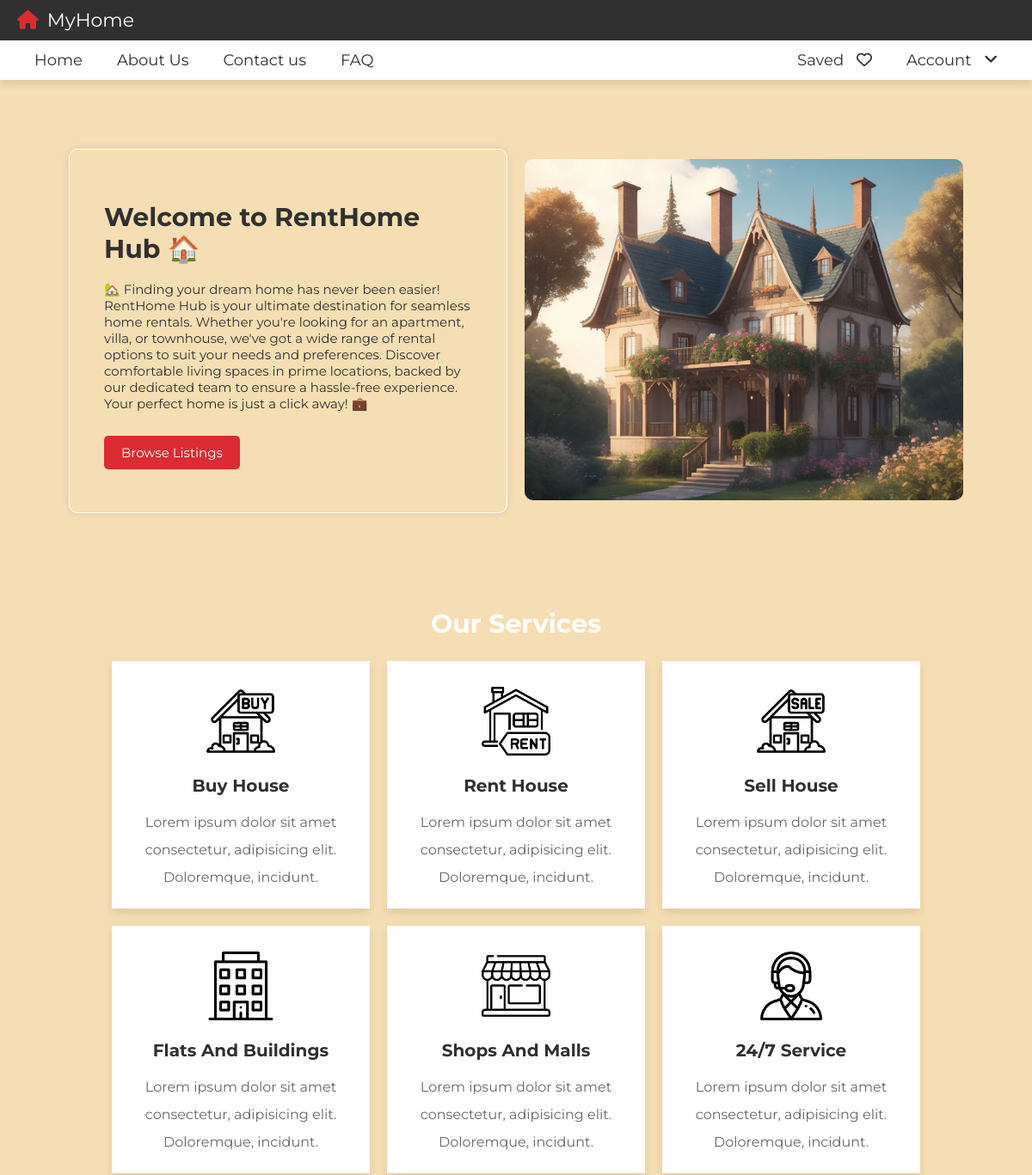
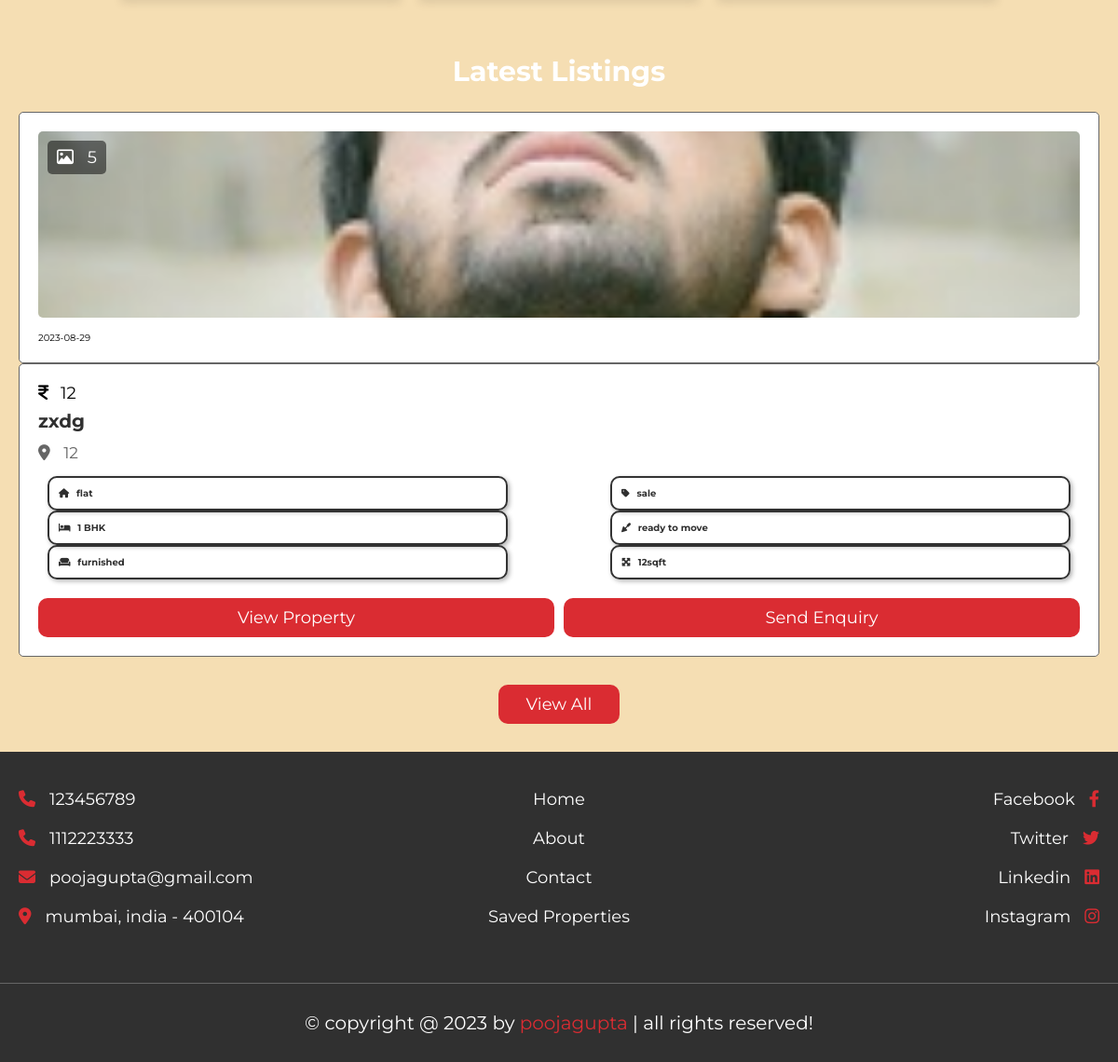
The app's page /home.php with its own data (2 pictures, top to bottom).
### tables this page shows
CREATE TABLE `property` (
  `id` int(20) NOT NULL,
  `user_id` varchar(20) NOT NULL,
  `property_name` varchar(50) NOT NULL,
  `address` varchar(100) NOT NULL,
  `price` varchar(10) NOT NULL,
  `type` varchar(10) NOT NULL,
  `offer` varchar(10) NOT NULL,
  `status` varchar(50) NOT NULL,
  `furnished` varchar(50) NOT NULL,
  `bhk` varchar(10) NOT NULL,
  `deposite` varchar(10) NOT NULL,
  `bedroom` varchar(10) NOT NULL,
  `bathroom` varchar(10) NOT NULL,
  `balcony` varchar(10) NOT NULL,
  `carpet` varchar(10) NOT NULL,
  `age` varchar(2) NOT NULL,
  `total_floors` varchar(2) NOT NULL,
  `room_floor` varchar(2) NOT NULL,
  `loan` varchar(50) NOT NULL,
  `lift` varchar(3) NOT NULL,
  `security_guard` varchar(3) NOT NULL DEFAULT 'no',
  `play_ground` varchar(3) DEFAULT 'no',
  `garden` varchar(3) NOT NULL DEFAULT 'no',
  `water_supply` varchar(3) NOT NULL DEFAULT 'no',
  `power_backup` varchar(3) NOT NULL DEFAULT 'no',
  `parking_area` varchar(3) NOT NULL DEFAULT 'no',
  `gym` varchar(3) NOT NULL DEFAULT 'no',
  `shopping_mall` varchar(3) DEFAULT 'no',
  `hospital` varchar(3) NOT NULL DEFAULT 'no',
  `school` varchar(3) NOT NULL DEFAULT 'no',
  `market_area` varchar(3) NOT NULL DEFAULT 'no',
  `image_01` varchar(50) NOT NULL,
  `image_02` varchar(50) NOT NULL,
  `image_03` varchar(50) NOT NULL,
  `image_04` varchar(50) NOT NULL,
  `image_05` varchar(50) NOT NULL,
  `description` varchar(1000) NOT NULL,
  `date` date NOT NULL DEFAULT current_timestamp()
);

### home.php (the view, shortened to what this page needs)
<?php
include 'components/connect.php';
?>
<!DOCTYPE html>
<html lang="en">
<head>
   <link rel="stylesheet" href="https://cdnjs.cloudflare.com/ajax/libs/font-awesome/6.2.0/css/all.min.css">
   <link rel="stylesheet" href="css/style.css">
</head>
<body>
   <?php include 'components/user_header.php'; ?>
   <div class="home">
   <div class="grid-container">
    <div class="intro-section">
        <div class="intro-text">
            <h1>Welcome to RentHome Hub 🏠</h1>
            <br>
            <p>🏡 Finding your dream home has never been easier! RentHome Hub is your ultimate destination for seamless
                home rentals. Whether you're looking for an apartment, villa, or townhouse, we've got a wide range of
                rental options to suit your needs and preferences. Discover comfortable living spaces in prime
                locations, backed by our dedicated team to ensure a hassle-free experience. Your perfect home is just a
                click away! 💼</p>
            <br><br>
            <a href="home.php#listings" class="cta-button" style="text-decoration:none; color: white;">Browse Listings</a>
        </div>
    </div>
    <div class="image">
        <img src="images/introbg.jpg" alt="Home Rental">
    </div>
</div>
   </div>
   <section class="services">
      <h1 class="heading">our services</h1>
      <div class="box-container">
         <div class="box">
            <img src="images/icon-1.png" alt="">
            <h3>buy house</h3>
            <p>Lorem ipsum dolor sit amet consectetur, adipisicing elit. Doloremque, incidunt.</p>
         </div>
         <div class="box">
            <img src="images/icon-2.png" alt="">
            <h3>rent house</h3>
            <p>Lorem ipsum dolor sit amet consectetur, adipisicing elit. Doloremque, incidunt.</p>
         </div>
         <div class="box">
            <img src="images/icon-3.png" alt="">
            <h3>sell house</h3>
            <p>Lorem ipsum dolor sit amet consectetur, adipisicing elit. Doloremque, incidunt.</p>
         </div>
         <div class="box">
            <img src="images/icon-4.png" alt="">
            <h3>flats and buildings</h3>
            <p>Lorem ipsum dolor sit amet consectetur, adipisicing elit. Doloremque, incidunt.</p>
         </div>
         <div class="box">
            <img src="images/icon-5.png" alt="">
            <h3>shops and malls</h3>
            <p>Lorem ipsum dolor sit amet consectetur, adipisicing elit. Doloremque, incidunt.</p>
         </div>
         <div class="box">
            <img src="images/icon-6.png" alt="">
            <h3>24/7 service</h3>
            <p>Lorem ipsum dolor sit amet consectetur, adipisicing elit. Doloremque, incidunt.</p>
         </div>
      </div>
   </section>
   <section id="listings" class="listings">
      <h1 class="heading">latest listings</h1>
      <div class="box-container">
         <?php
         $select_properties = $conn->prepare("SELECT * FROM `property` ORDER BY date DESC LIMIT 6");
         $select_properties->execute();
         if ($select_properties->rowCount() > 0) {
            while ($fetch_property = $select_properties->fetch(PDO::FETCH_ASSOC)) {
               if (!empty($fetch_property['image_02'])) {
                  $image_coutn_02 = 1;
               } else {
                  $image_coutn_02 = 0;
               }
               if (!empty($fetch_property['image_03'])) {
                  $image_coutn_03 = 1;
               } else {
                  $image_coutn_03 = 0;
               }
               if (!empty($fetch_property['image_04'])) {
                  $image_coutn_04 = 1;
               } else {
                  $image_coutn_04 = 0;
               }
               if (!empty($fetch_property['image_05'])) {
                  $image_coutn_05 = 1;
               } else {
                  $image_coutn_05 = 0;
               }
               $total_images = (1 + $image_coutn_02 + $image_coutn_03 + $image_coutn_04 + $image_coutn_05);
               ?>
               <form action="" method="POST">
                  <div class="box">
                     <div class="thumb">
                        <p class="total-images"><i class="far fa-image"></i><span>
                              <?= $total_images; ?>
                           </span></p>
                        <img src="uploaded_files/<?= $fetch_property['image_01']; ?>" alt="">
                     </div>
                     <div class="admin">
                        <span>
                           <?= $fetch_property['date']; ?>
                        </span>
                     </div>
                  </div>
                  <div class="box">
                     <div class="price"><i class="fas fa-indian-rupee-sign"></i><span>
                           <?= $fetch_property['price']; ?>
                        </span></div>
                     <h3 class="name">
                        <?= $fetch_property['property_name']; ?>
                     </h3>
                     <p class="location"><i class="fas fa-map-marker-alt"></i><span>
                           <?= $fetch_property['address']; ?>
                        </span></p>
                     <div class="flex">
                        <p><i class="fas fa-house"></i><span>
                              <?= $fetch_property['type']; ?>
                           </span></p>
                        <p><i class="fas fa-tag"></i><span>
                              <?= $fetch_property['offer']; ?>
                           </span></p>
                        <p><i class="fas fa-bed"></i><span>
                              <?= $fetch_property['bhk']; ?> BHK
                           </span></p>
                        <p><i class="fas fa-trowel"></i><span>
                              <?= $fetch_property['status']; ?>
                           </span></p>
                        <p><i class="fas fa-couch"></i><span>
                              <?= $fetch_property['furnished']; ?>
                           </span></p>
                        <p><i class="fas fa-maximize"></i><span>
                              <?= $fetch_property['carpet']; ?>sqft
                           </span></p>
                     </div>
                     <div class="flex-btn">
                        <a href="view_property.php?get_id=<?= $fetch_property['id']; ?>" class="btn">view property</a>
                        <input type="submit" value="send enquiry" name="send" class="btn">
                     </div>
                  </div>
               </form>
               <?php
            }
         }
         ?>
      </div>
      <div style="margin-top: 2rem; text-align:center;">
         <a href="listings.php" class="inline-btn">view all</a>
      </div>
   </section>
   <?php include 'components/footer.php'; ?>
</body>
</html>

### css/style.css (style rules this page uses)
:root { --main-color: #da2c32; --light-color: #666; --light-bg: #eee; --white: #fff; --black: #303030; --border: 0.1rem solid var(--light-color); --box-shodow: 0 0.5rem 1rem rgba(0, 0, 0, 0.1); }
* { font-family: "Montserrat", sans-serif; margin: 0; padding: 0; box-sizing: border-box; outline: none; border: none; text-decoration: none; }
html { font-size: 62.5%; overflow-x: hidden; scroll-behavior: smooth; scroll-padding-top: 10rem; }
body { background-color: wheat; }
h1,p { color: #303030; }
section { padding: 3rem 2rem; max-width: 1200px; margin: 0 auto; }
.heading { text-align: center; padding-bottom: 2.5rem; font-size: 3rem; color: white; text-transform: capitalize; }
.btn, .inline-btn { margin-top: 1rem; padding: 1rem 3rem; background-color: var(--main-color); color: var(--white); cursor: pointer; text-align: center; font-size: 1.8rem; text-transform: capitalize; }
.btn { display: block; width: 100%; border-radius: 10px; }
.inline-btn { display: inline-block; border-radius: 10px; }
.flex-btn { display: flex; gap: 1rem; justify-content: space-between; align-items: flex-end; }
.home { background-size: cover; background-position: center; }
.services .box-container { display: grid; grid-template-columns: repeat(auto-fit, 30rem); gap: 2rem; justify-content: center; align-items: flex-start; }
.services .box-container .box { background-color: var(--white); box-shadow: var(--box-shodow); padding: 2rem; text-align: center; }
.services .box-container .box img { margin: 1rem 0; height: 8rem; }
.services .box-container .box h3 { font-size: 2rem; padding: 1rem 0; color: var(--black); text-transform: capitalize; }
.services .box-container .box p { line-height: 2; font-size: 1.6rem; color: var(--light-color); padding-top: 0.5rem; }

### home.php (style rules this page uses)
:root { --primary: var(--main-color); --secondary: var(--light-color); }
.grid-container { display: grid; grid-template-columns: .5fr .5fr; gap: 20px; align-items: center; padding: 40px; margin: 40px; }
.intro-section { padding-left: 40px; padding-right: 40px; border-radius: 10px; box-shadow: 0 0 10px rgba(0, 0, 0, 0.1); border: 1px solid white; padding-top: 60px; padding-bottom: 60px; }
.intro-text { color: white; opacity: 0; font-size: 15px; transform: translateX(-20px); animation: slide-fade 1s forwards; }
.cta-button { background-color: var(--primary); color: var(--secondary); padding: 10px 20px; border: none; border-radius: 5px; cursor: pointer; transition: background-color 0.3s; }
.image img { max-width: 100%; height: auto; border-radius: 10px; animation: slide-out 1s ease-out; }
.box .flex { display: flex; flex-wrap: wrap; justify-content: space-between; align-items: center; margin: 10px; }
.flex p { width: 45%; padding: 10px; border: 2px solid #333; border-radius: 10px; box-shadow: 2px 2px 5px rgba(0, 0, 0, 0.3); }
.flex p span { font-weight: bold; }
.flex p i { margin-right: 5px; }
.listings .box-container .box { border-radius: .5rem; background-color: var(--white); box-shadow: var(--box-shadow); border: var(--border); padding: 2rem; overflow-x: hidden; }
.listings .box-container .box .thumb { position: relative; height: 20rem; margin-bottom: 1.5rem; }
.listings .box-container .box .thumb p { position: absolute; top: 1rem; left: 1rem; background-color: rgba(0, 0, 0, .5); color: var(--white); border-radius: .5rem; padding: .7rem 1rem; font-size: 1.8rem; }
.listings .box-container .box .thumb p i { margin-right: 1rem }
.listings .box-container .box .thumb img { height: 100%; width: 100%; object-fit: cover; border-radius: .5rem; }
.listings .box-container .box .price { font-size: 1.8rem; color: var(--red); }
.listings .box-container .box .price i { margin-right: .8rem; }
.listings .box-container .box .name { font-size: 2rem; color: var(--black); padding: .7rem 0; text-overflow: ellipsis; }
.listings .box-container .box .location { color: var(--light-color); font-size: 1.7rem; padding: .5rem 0; text-overflow: ellipsis; }
.listings .box-container .box .location i { margin-right: 1rem; color: var(--red); }

### records on screen
property: total_images "5", image_01 (picture), date "2023-08-29", price "12", property_name "zxdg", address "12", type "flat", offer "sale", bhk "1", status "ready to move", furnished "furnished", carpet "12"
